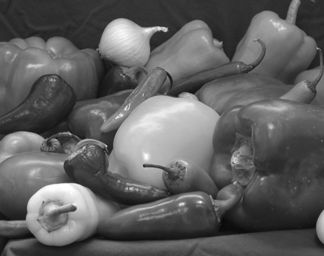
%> input picture matlabhdl/image/mlhdlc_img_peppers.png, 324 x 256 px
$ octave mlhdlc_tutorial_image_scale.m   (GNU Octave 9; MATLAB toolbox functions it lacks are replaced by stand-ins)
%> lines starting %> are read from the running program, lines starting %| are printed output that depends on the picture
### matlabhdl/image/mlhdlc_image_scale_tb.m
%Test bench for scaling, analogous to automatic gain control (AGC)

%   Copyright 2011-2018 The MathWorks, Inc.

testFile = fullfile(matlabroot, '/toolbox/hdlcoder/hdldesignpatterns/matlabhdl/image/mlhdlc_img_peppers.png');
imgOrig = imread(testFile);
%> imgOrig is the input picture: size 256x324 uint8; min 10, max 255, mean 95.4
[height, width] = size(imgOrig);
%> height = 256; width = 324
imgOut = zeros(height,width);
hBlank = 20;
% make sure we have enough vertical blanking to filter the histogram
vBlank = ceil(2^14/(width+hBlank));
%> vBlank = 48

%df - Temporal damping factor of rescaling
%dr - Desired output dynamic range
df = 0;
dr = 255;
nrOfOutliers = 248;
maxGain = 2*2^4;

for frame = 1:2
%> this loop made 2 passes; what is shown inside it comes from the first
    disp(['frame: ', num2str(frame)]);
    for y_in = 0:height+vBlank-1
        %disp(['frame: ', num2str(frame), ' of 2, row: ', num2str(y_in)]);
        for x_in = 0:width+hBlank-1
            if x_in < width && y_in < height
                pixel_in = double(imgOrig(y_in+1, x_in+1));
            else
                pixel_in = 0;
            end

            [x_out, y_out, pixel_out] = ...
                mlhdlc_image_scale(x_in, y_in, pixel_in, df, dr, ...
                    nrOfOutliers, maxGain, width, height);

            if x_out < width && y_out < height
                imgOut(y_out+1,x_out+1) = pixel_out;
            end
        end
    end
%> after the loop, pixel_in = 0

    figure('Name', [mfilename, '_scale_plot']);
    imgOut = round(255*imgOut/max(max(imgOut)));
    subplot(2,2,1); imshow(imgOrig, []);
    title('Original Image');
    subplot(2,2,2); imshow(imgOut, []);
    title('Scaled Image');
    subplot(2,2,3); histogram(double(imgOrig(:)),2^14-1);
    axis([0, 255, 0, 1500]);
    title('Histogram of original Image');
    subplot(2,2,4); histogram(double(imgOut(:)),2^14-1);
    axis([0, 255, 0, 1500]);
    title('Histogram of equalized Image');
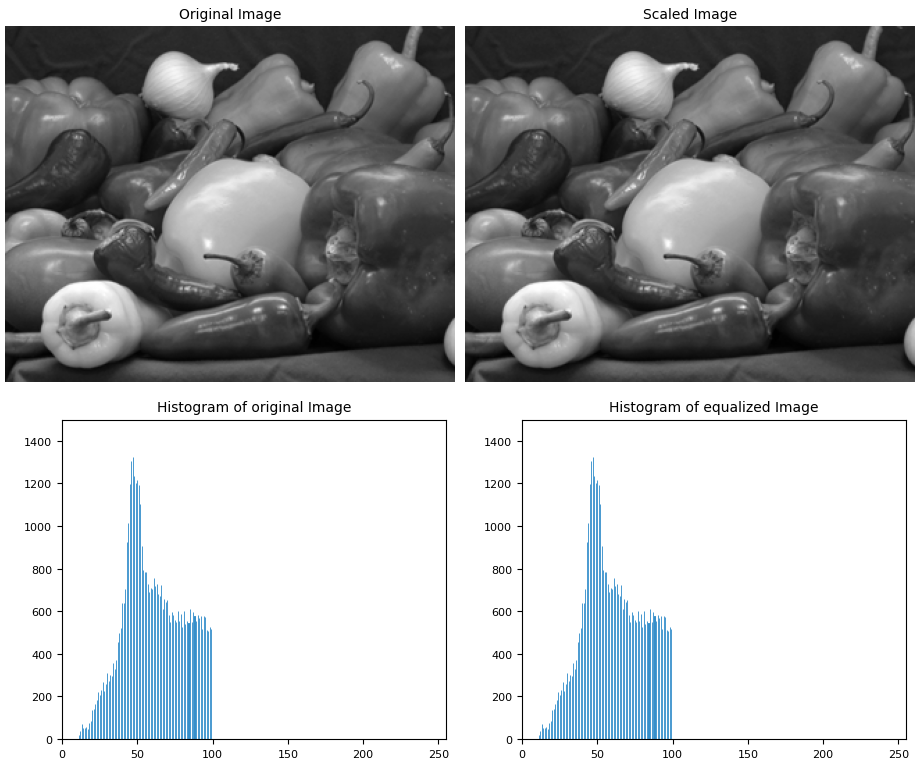
%> figure redrawn from the program's plot data, 4 panels
end

### matlabhdl/image/mlhdlc_tutorial_image_scale.m
%% Contrast Adjustment
% This example shows how to generate HDL code from a MATLAB(R) design
% that adjusts image contrast by linearly scaling pixel values.

%   Copyright 2011-2023 The MathWorks, Inc.

%% Algorithm
%
% Contrast adjustment adjusts the contrast of an image by linearly scaling
% the pixel values between upper and lower limits. Pixel values that are
% above or below this range are saturated to the upper or lower limit
% value, respectively.
%
% <<mlhdlc_contrast_adjust.png>>

%% MATLAB Design
design_name = 'mlhdlc_image_scale';
testbench_name = 'mlhdlc_image_scale_tb';

%%
% Let us take a look at the MATLAB design
type(design_name);

%%
type(testbench_name);

%% Simulate the Design
% It is a good practice to simulate the design with the testbench prior to
% code generation to make sure there are no runtime errors.
mlhdlc_image_scale_tb
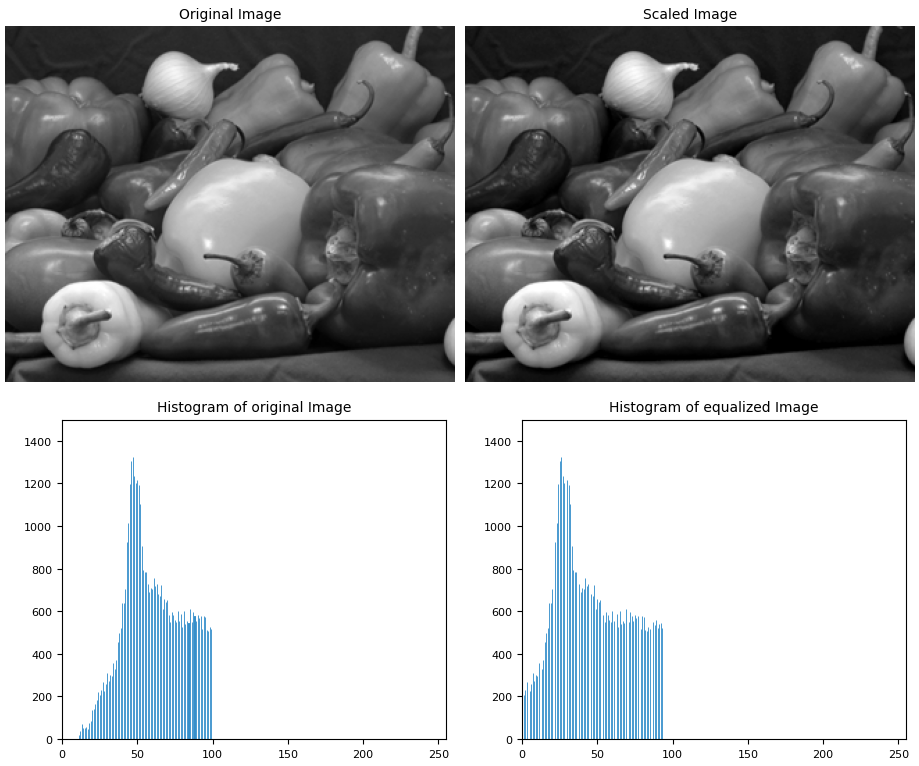
%> figure redrawn from the program's plot data, 4 panels

%% Setup for the Example
% Execute the following lines of code to copy the necessary example files
% into a temporary folder.
mlhdlc_demo_dir = fullfile(matlabroot, 'toolbox', 'hdlcoder', 'hdldesignpatterns', 'matlabhdl', 'image');
mlhdlc_temp_dir = [tempdir 'mlhdlc_scale'];

% create a temporary folder and copy the MATLAB files
cd(tempdir);
[~, ~, ~] = rmdir(mlhdlc_temp_dir, 's');
mkdir(mlhdlc_temp_dir);
cd(mlhdlc_temp_dir);

% copy files to the temp dir
copyfile(fullfile(mlhdlc_demo_dir, [design_name,'.m*']), mlhdlc_temp_dir);
copyfile(fullfile(mlhdlc_demo_dir, [testbench_name,'.m*']), mlhdlc_temp_dir);
copyfile(fullfile(mlhdlc_demo_dir, 'mlhdlc_img_peppers.png'), mlhdlc_temp_dir);


%% Create a New HDL Coder(TM) Project
%
%   coder -hdlcoder -new mlhdlc_scale_prj
%
% Next, add the file 'mlhdlc_image_scale.m' to the project as the MATLAB
% Function and 'mlhdlc_image_scale_tb.m' as the MATLAB Test Bench.
%
% Refer to <docid:hdlcoder_gs#example-mlhdlc_tutorial_sfir>
% for a more complete tutorial on creating and populating MATLAB HDL Coder
% projects.

%% Run Fixed-Point Conversion and HDL Code Generation
% Launch the Workflow Advisor from the Build tab and right click on the
% 'Code Generation' step and choose the option 'Run to selected task' to
% run all the steps from the beginning through the HDL code generation.
%
% Examine the generated HDL code by clicking on the hyperlinks in the
% Code Generation Log window.

%% Clean up the Generated Files
% You can run the following commands to clean up the temporary project folder.
%
%   mlhdlc_demo_dir = fullfile(matlabroot, 'toolbox', 'hdlcoder', 'hdldesignpatterns', 'matlabhdl');
%   mlhdlc_temp_dir = [tempdir 'mlhdlc_scale'];
%   clear mex;
%   cd (mlhdlc_demo_dir);
%   rmdir(mlhdlc_temp_dir, 's');


displayEndOfDemoMessage(mfilename)
%> (this line was passed over: displayEndOfDemoMessage is not available in this run)
